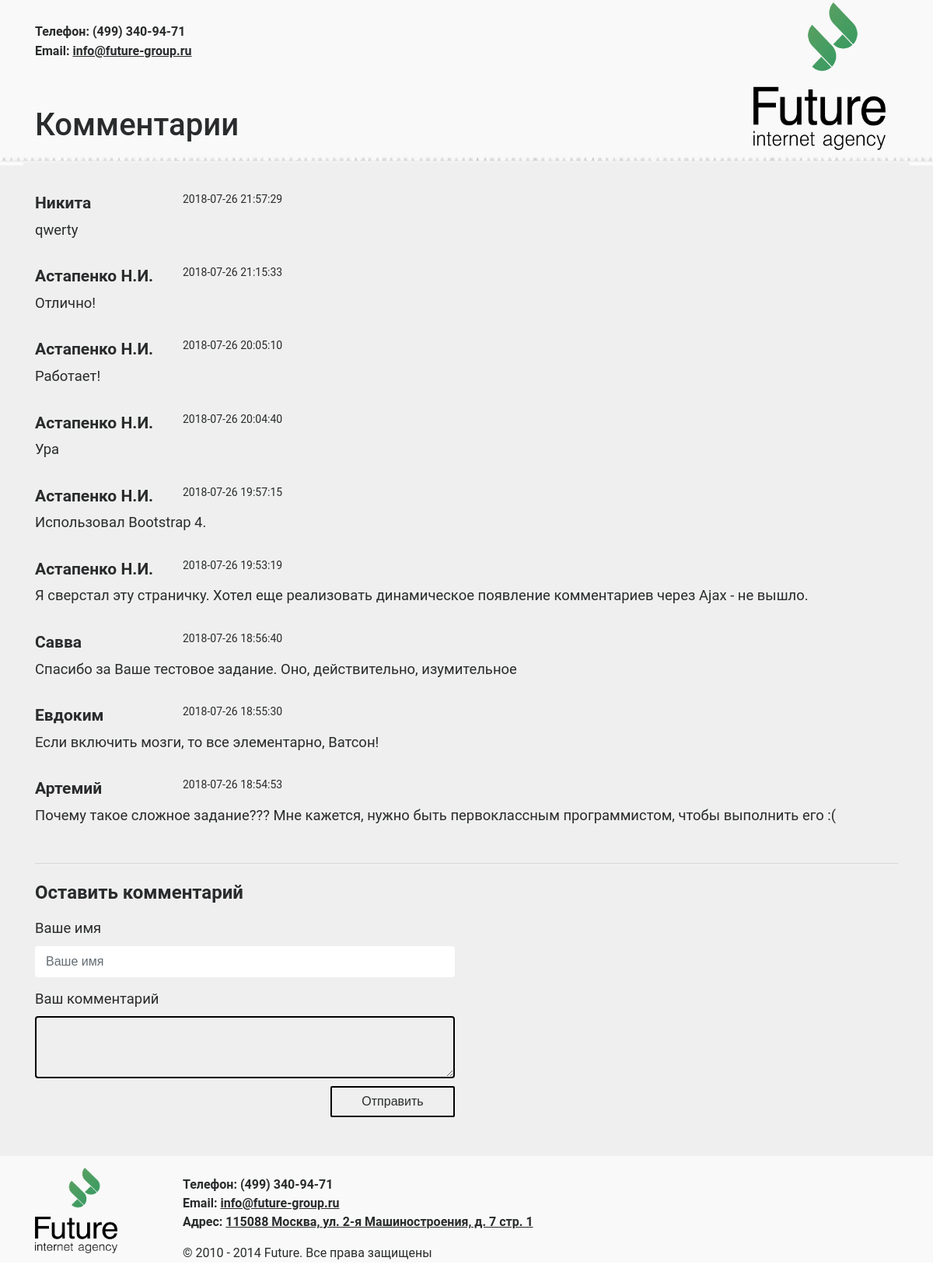
The page / on the database its author committed.
### tables this page shows
CREATE TABLE `Users` (
  `id_user` int(11) NOT NULL,
  `user_name` varchar(255) NOT NULL,
  `dt` datetime NOT NULL,
  `comment` varchar(255) NOT NULL
);

### index.php (the view, shortened to what this page needs)
<?php
include "head.php";
include "header.php";
?>
<main class="index">
	<div class="container clearfix index">
		<div class="row">
			<div class="col-md">
				<?php include "connection_bd.php";
				$sql = "SELECT user_name, dt, comment FROM Users ORDER BY dt DESC";
				$res_sql = mysqli_query($con, $sql);
				do{
					echo "<div class='row info'>";
						echo "<div class='col-md-2 name'>";
							echo $row['user_name'];
						echo "</div>";
						echo "<div class='col-md-2 dt'>";
							echo $row['dt'];
						echo "</div>";
					echo "</div>";
					echo "<div class='row com'>";
						echo "<div class='col-md'>";
							echo $row['comment'];
						echo "</div>";
					echo "</div>";
				}while ($row = mysqli_fetch_assoc($res_sql));
				?>
			</div>
		</div>
		<hr>
		<div class="row">
			<div class="col-md">
				<form action="commentary.php" method="post">
					<div class="row">
						<div class="col-md">
							<h4 class="form-signin-heading">Оставить комментарий</h4>
						</div>
					</div>
					<div class="row">
						<div class="col-md">
							<label for="user_name">Ваше имя</label>
						</div>
					</div>
					<div class="row u_n">
						<div class="col-md-6">
							<input name="user_name" type="text" id="user_name" class="form-control input" placeholder="Ваше имя" required size="15" maxlength="15">
						</div>
					</div>
					<div class="row">
						<div class="col-md">
							<label for="comment">Ваш комментарий</label>
						</div>
					</div>
					<div class="row">
						<div class="col-md-6">
							<textarea name="comment" class="form-control textarea" id="comment" rows="3" required></textarea>
						</div>
					</div>
					<div class="row">
						<div class="col-md-2 offset-md-4">
							<button class="btn btn-secondary btn-block center-block" type="submit" id="button">Отправить</button>
						</div>
					</div>
				</form>
			</div>
		</div>
	</div>
</main>
<?php include "footer.php"; ?>

### head.php (shortened to what this page needs)
<!DOCTYPE html>
<html lang="ru">
<head>
	<link rel="stylesheet" href="bootstrap/css/bootstrap.min.css">
	<link rel="stylesheet" href="style.css">
</head>
<body>

### header.php
<header>
	<nav class="navbar navbar-light">
		<div class="container clearfix">
			<div class="row justify-content-around">
				<div class="col-md">
					<div class="row">
						<div class="col-md phone">
							<p>Телефон: (499) 340-94-71</p>
						</div>
					</div>
					<div class="row email">
						<div class="col-md">
							<p>Email: <u>info@future-group.ru</u></p>
						</div>
					</div>
					<div class="row comment">
						<div class="col-md">
							<h1>Комментарии</h1>
						</div>
					</div>
				</div>
				<div class="col-md text-right">
					<a href="index.php" class="navbar-brand">
						<img src="photo/Слой 2@1x.png" alt="logo" class="rounded float-right logo">
					</a>
				</div>
			</div>
		</div>
	</nav>
</header>

### footer.php (shortened to what this page needs)
<footer class="footer">
	<div class="container clearfix">
		<div class="row justify-content-around">
			<div class="col-md-2">
				<img src="photo/Слой 2@1x.png" alt="logo" class="rounded float-left logo_footer">
			</div>
			<div class="col-md-10">
				<div class="row phone_f">
					<div class="col-md">
						<p>Телефон: (499) 340-94-71</p>
					</div>
				</div>
				<div class="row email_f">
					<div class="col-md">
						<p>Email: <u>info@future-group.ru</u></p>
					</div>
				</div>
				<div class="row address">
					<div class="col-md">
						<p>Адрес: <u>115088 Москва, ул. 2-я Машиностроения, д. 7 стр. 1</u></p>
					</div>
				</div>
				<div class="row copy">
					<div class="col-md">
						<p>© 2010 - 2014 Future. Все права защищены</p>
					</div>
				</div>
			</div>
		</div>
	</div>
</footer>
</body>
</html>

### style.css (style rules this page uses)
.navbar { margin-top: -9px; margin-bottom: -4px; background-image: url("photo/Группа 3@1x.png"); }
.logo { width: 170px; height: 190px; margin-bottom: 2px; }
.phone { font-size: 16px; font-family: "Roboto"; font-weight: bold; margin-top: 30px; margin-bottom: -15px; }
.email { font-size: 16px; font-family: "Roboto"; font-weight: bold; margin-bottom: 45px; }
.comment { font-size: 48px; font-family: "Roboto"; margin-bottom: 2px; }
.footer { background-image: url("photo/Прямоугольник 1.png"); }
.logo_footer { margin-top: 15px; width: 106px; height: 110px; }
.phone_f { margin-top: 25px; font-size: 16px; font-family: "Roboto"; font-weight: bold; margin-bottom: -16px; }
.email_f { font-size: 16px; font-family: "Roboto"; font-weight: bold; margin-bottom: -16px; }
.address { font-size: 16px; font-family: "Roboto"; font-weight: bold; margin-bottom: 0px; }
.copy { font-size: 16px; font-family: "Roboto"; margin-bottom: -16px; }
.index { background-image: url("photo/bg.png"); }
.info { margin-bottom: 5px; }
.com { margin-bottom: 30px; font-size: 18.455px; font-family: "Roboto"; }
.dt { font-size: 14px; font-family: "Roboto"; }
.name { font-size: 21px; font-family: "Roboto"; font-weight: bold; }
.form-signin-heading { font-size: 24px; font-family: "Roboto"; font-weight: bold; margin-top: 8px; margin-bottom: 20px; }
label { font-size: 18.455px; font-family: "Roboto"; }
.input { margin-bottom: 15px; border-style: solid; border-width: 2px; border-color: rgb(255, 255, 255); background-color: rgb(255, 255, 255); }
.textarea { border-style: solid; border-width: 2px; border-color: rgb(0, 0, 0); background-color: rgba(249, 249, 249, 0); margin-bottom: 10px; }
.btn { border-style: solid; border-width: 2px; border-color: rgb(0, 0, 0); border-radius: 2px; background-color: rgba(238, 238, 238, 0); margin-bottom: 50px; }

### rows shown on the page
users: user_name "Никита", dt "2018-07-26 21:57:29", comment "qwerty"
users: user_name "Астапенко Н.И.", dt "2018-07-26 21:15:33", comment "Отлично!"
users: user_name "Астапенко Н.И.", dt "2018-07-26 20:05:10", comment "Работает!"
users: user_name "Астапенко Н.И.", dt "2018-07-26 20:04:40", comment "Ура"
users: user_name "Астапенко Н.И.", dt "2018-07-26 19:57:15", comment "Использовал Bootstrap 4."
users: user_name "Астапенко Н.И.", dt "2018-07-26 19:53:19", comment "Я сверстал эту страничку. Хотел еще реализовать динамическое появление комментариев через Ajax - не вышло."
users: user_name "Савва", dt "2018-07-26 18:56:40", comment "Спасибо за Ваше тестовое задание. Оно, действительно, изумительное"
users: user_name "Евдоким", dt "2018-07-26 18:55:30", comment "Если включить мозги, то все элементарно, Ватсон!"
users: user_name "Артемий", dt "2018-07-26 18:54:53", comment "Почему такое сложное задание??? Мне кажется, нужно быть первоклассным программистом, чтобы выполнить его :("
